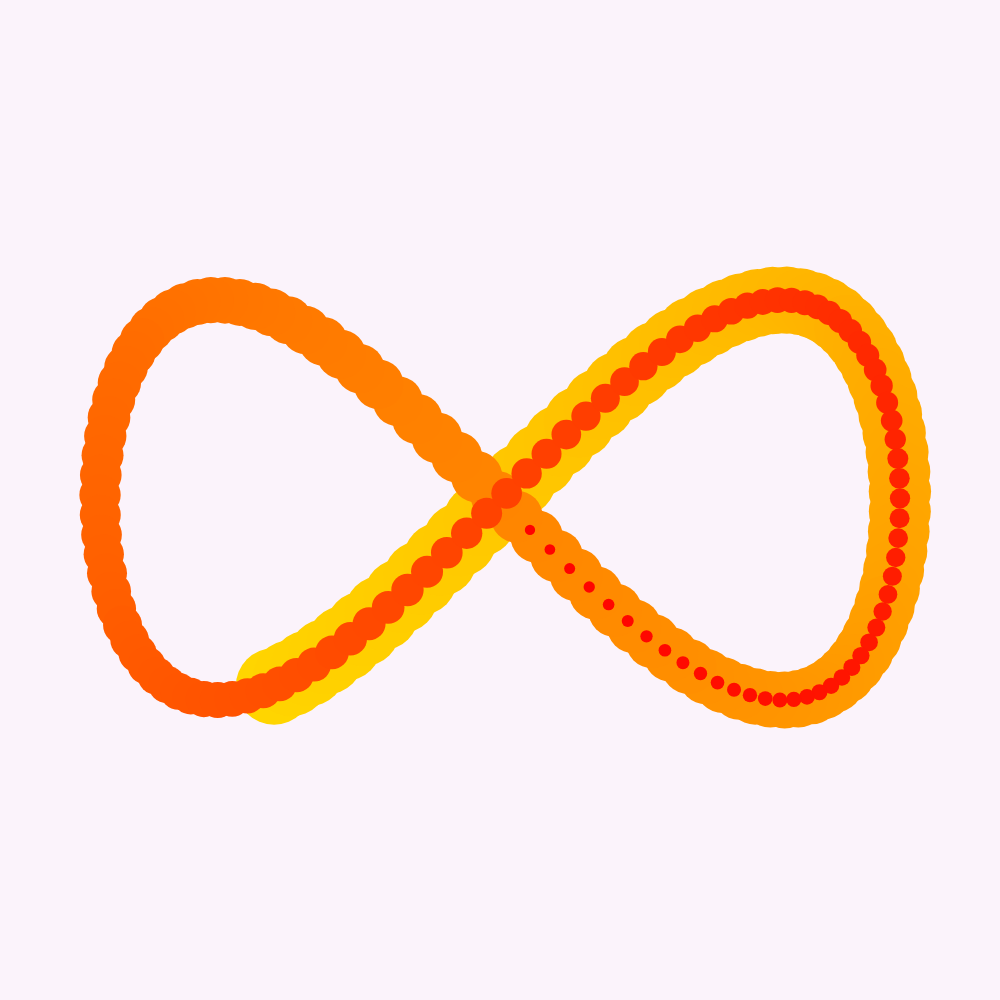
Frame 1 (no input)
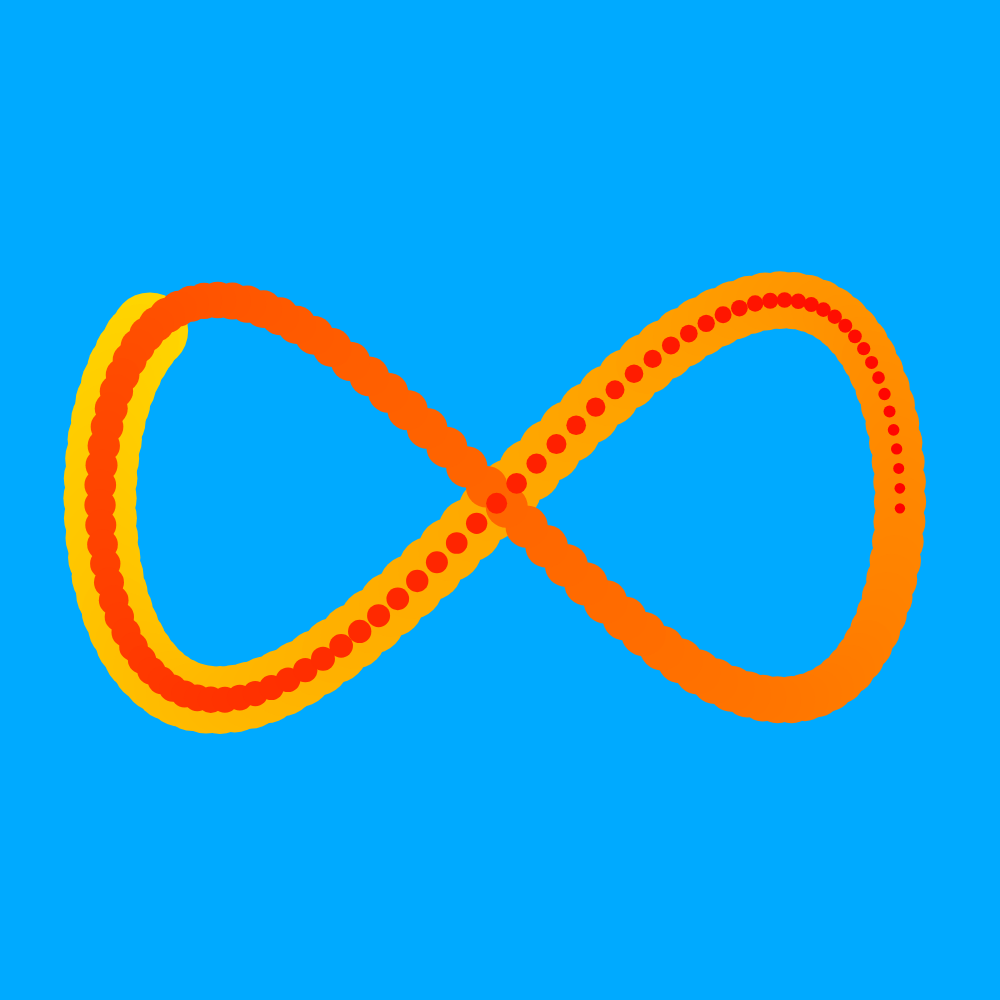
Frame 60 (no input)
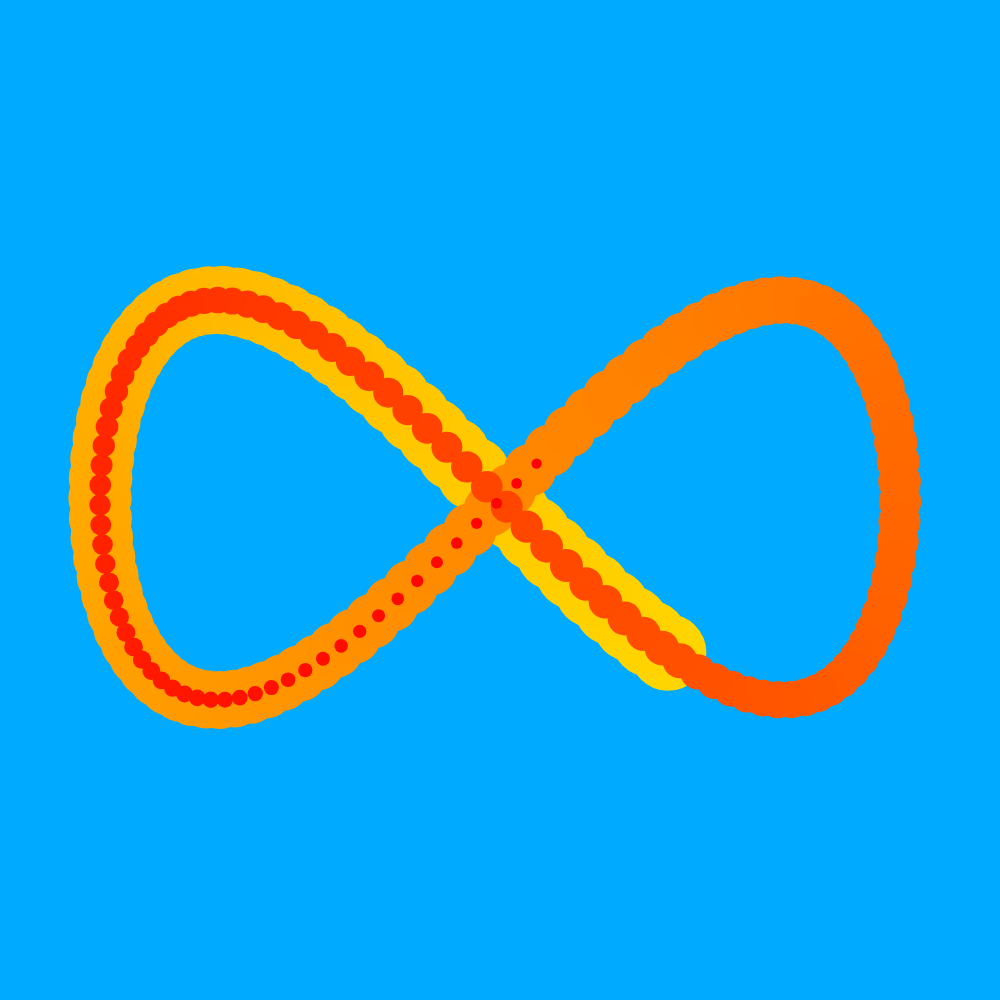
Frame 120 (the mouse pressed at the canvas centre since frame 60)

The p5.js sketch that drew these frames (run headless with seeded random() and noise() and a simulated clock; from frame 60 on, the mouse is pressed at the canvas centre):

// p5.js sketch
// ── sketch.js
let num=200
let radius=10

function setup(){
  createCanvas(1000,1000)
  smooth()
  }

function draw(){  
  background(200,100,200,20)
  colorMode(HSB)
  noStroke()
  
  for (let i=num;i>0;i--){
    fill(i/4,200,200)
    let x=(width/2)+pow(sin((2*i+frameCount)/40),1)*400
    let y=(height/2)+pow(sin((2*i+frameCount)/20),1)*200
    ellipse(x,y,radius+i/3,radius+i/3)
    }
  }
